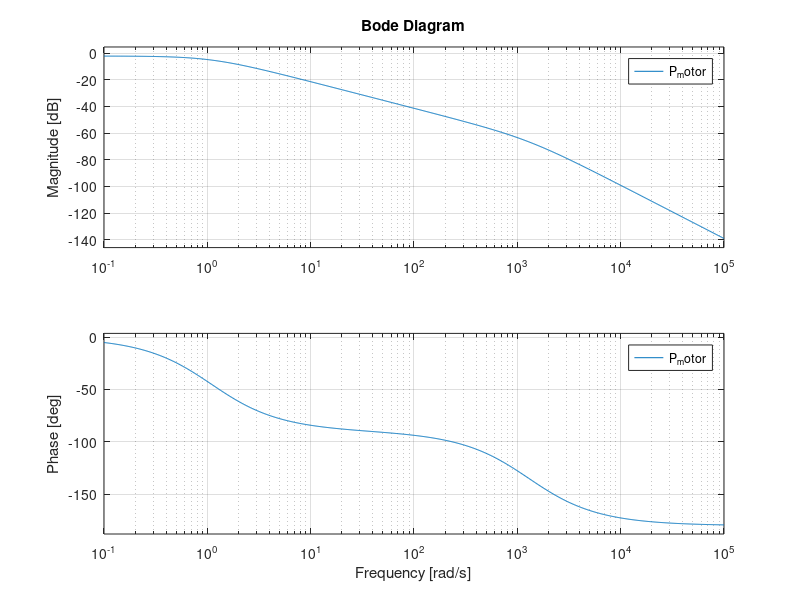

Write MATLAB code to recreate this figure.
clear
% Etapa 1
clc
J=3.78E-3;
R=13.6;
K=0.044;
L=10.51E-3;
b=4E-3;

s = tf('s');

P_motor = K/((J*s+b)*(L*s+R)+K^2)

P_motor_simplify = P_motor / 3.973e-05

wn = sqrt(2.238e-6)

K = 0.044 / wn^2

zeta = 0.05145 / (2 * wn)


grid on 
%rlocus(P_motor)
hold off

% Etapa 2

polos = pole(P_motor)
zero = zero(P_motor)

grid on 
hold on 
bode(P_motor)

hold off

% Tiempo de muestreo
frecuencia = 1.29e+03;
frecuenciaNyquist = frecuencia * 2;
samplingP = 1/frecuenciaNyquist;
